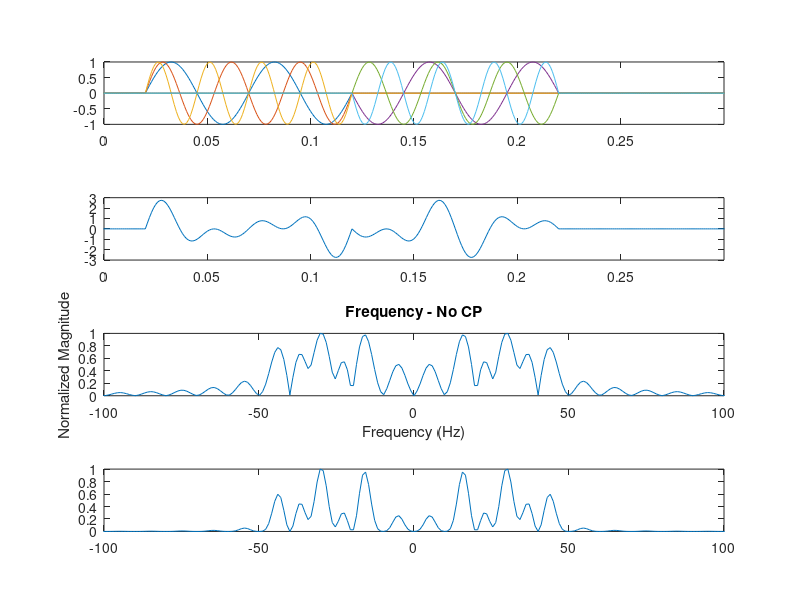
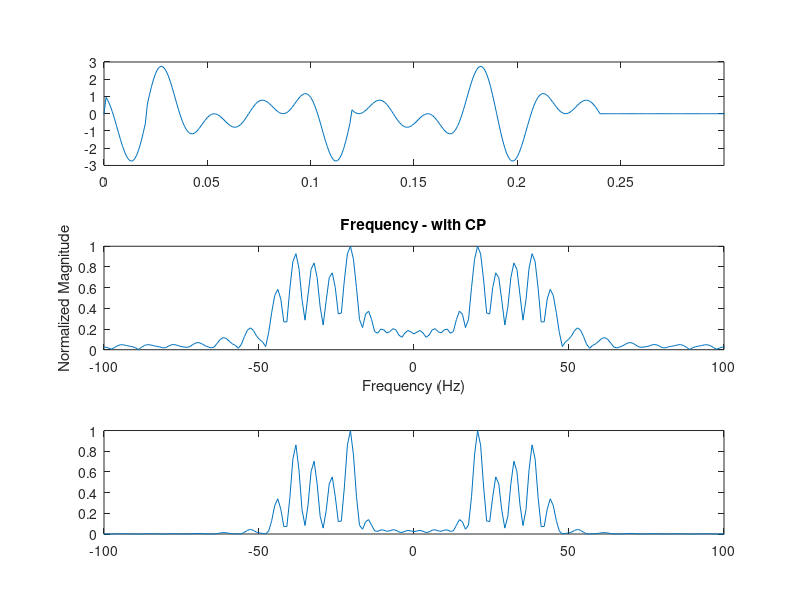

These figures' MATLAB source, in order:
clc;
clear;
close all;

% 定义时域样本点数量和采样间隔
N = 1024; % 样本数量
T = 1/1000; % 采样间隔，对应1000Hz的采样频率


%% 创建时域矩形信号 (boxcar function)
t = (-N/2:N/2-1)*T; % 时域坐标（考虑到对称性和0频分量位置）
rect_width = 100*T; % 矩形信号的宽度，例如100个采样间隔
rect_win = double(abs(t) < rect_width/2); % 生成矩形波形
% use 20 dot for cp.
rect_win = circshift(rect_win, 70);
% plot(t, rect_win);
rect_win2 = circshift(rect_win, 100);

% 对 sin 函数加矩形窗
f = 20;
rect_sin_signal1 = sin((t-0.02)*f*2*pi).*rect_win;
rect_sin_signal2 = sin((t-0.02)*1.5*f*2*pi).*rect_win;
rect_sin_signal3 = sin((t-0.02)*2*f*2*pi).*rect_win;

rect_sin_signa21 = -sin((t-0.02)*f*2*pi).*rect_win2;
rect_sin_signa22 = sin((t-0.02)*1.5*f*2*pi).*rect_win2;
rect_sin_signa23 = -sin((t-0.02)*2*f*2*pi).*rect_win2;

%% 不加 CP 时
figure(1);
subplot(4,1,1);
plot(t, rect_sin_signal1);
hold on;
plot(t, rect_sin_signal2);
hold on;
plot(t, rect_sin_signal3);
hold on;
plot(t, rect_sin_signa21);
hold on;
plot(t, rect_sin_signa22);
hold on;
plot(t, rect_sin_signa23);
xlim([0, 0.3]);

rect_sin_signal1 = rect_sin_signal1 + rect_sin_signal2 + rect_sin_signal3;
rect_sin_signal2 = rect_sin_signa21 + rect_sin_signa22 + rect_sin_signa23;
rect_sin_signal = rect_sin_signal1 + rect_sin_signal2;

subplot(4,1,2);
plot(t, rect_sin_signal);
xlim([0, 0.3]);

% 使用FFT将时域信号转换到频域
X_rect_sin = fft(rect_sin_signal); % 进行FFT
X_rect_sin_shifted = fftshift(X_rect_sin); % 频域信号以0Hz为中心（将直流分量移到中央）

% 绘制频域信号
subplot(4,1,3);
Xf = (-N/2:N/2-1)*(1/(T*N)); % 频率坐标
plot(Xf, abs(X_rect_sin_shifted) / max(abs(X_rect_sin_shifted))); % 取模并正规化至0至1

title('Frequency - No CP');
xlabel('Frequency (Hz)');
ylabel('Normalized Magnitude');
xlim([-100, 100]);

% 绘制功率谱密度
subplot(4,1,4);
Xf = (-N/2:N/2-1)*(1/(T*N)); % 频率坐标
plot(Xf, (abs(X_rect_sin_shifted).^2 / max(abs(X_rect_sin_shifted))^2)); % 取模并正规化至0至1
xlim([-100, 100]);

%% 加 CP 时
add_cp_signal1 = rect_sin_signal1;
add_cp_signal1(514:533) = rect_sin_signal1(613:632);
% figure(11);
% plot(t, add_cp_signal1);
add_cp_signal2 = rect_sin_signal2;
add_cp_signal2 = circshift(add_cp_signal2, 20);
add_cp_signal2(633:652) = rect_sin_signal2(713:732);
% figure(12);
% plot(t, add_cp_signal2);

add_cp_signal = add_cp_signal1 + add_cp_signal2;

figure(2);
subplot(3,1,1);
plot(t, add_cp_signal);
xlim([0, 0.3]);

% 使用FFT将时域信号转换到频域
X_cp = fft(add_cp_signal); % 进行FFT
X_cp_shifted = fftshift(X_cp); % 频域信号以0Hz为中心（将直流分量移到中央）

% 绘制频域信号
subplot(3,1,2);
Xf = (-N/2:N/2-1)*(1/(T*N)); % 频率坐标
plot(Xf, abs(X_cp_shifted) / max(abs(X_cp_shifted))); % 取模并正规化至0至1
title('Frequency - with CP');
xlabel('Frequency (Hz)');
ylabel('Normalized Magnitude');
xlim([-100, 100]);

subplot(3,1,3);
Xf = (-N/2:N/2-1)*(1/(T*N)); % 频率坐标
plot(Xf, abs(X_cp_shifted).^2 / max(abs(X_cp_shifted))^2); % 取模并正规化至0至1
xlim([-100, 100]);


